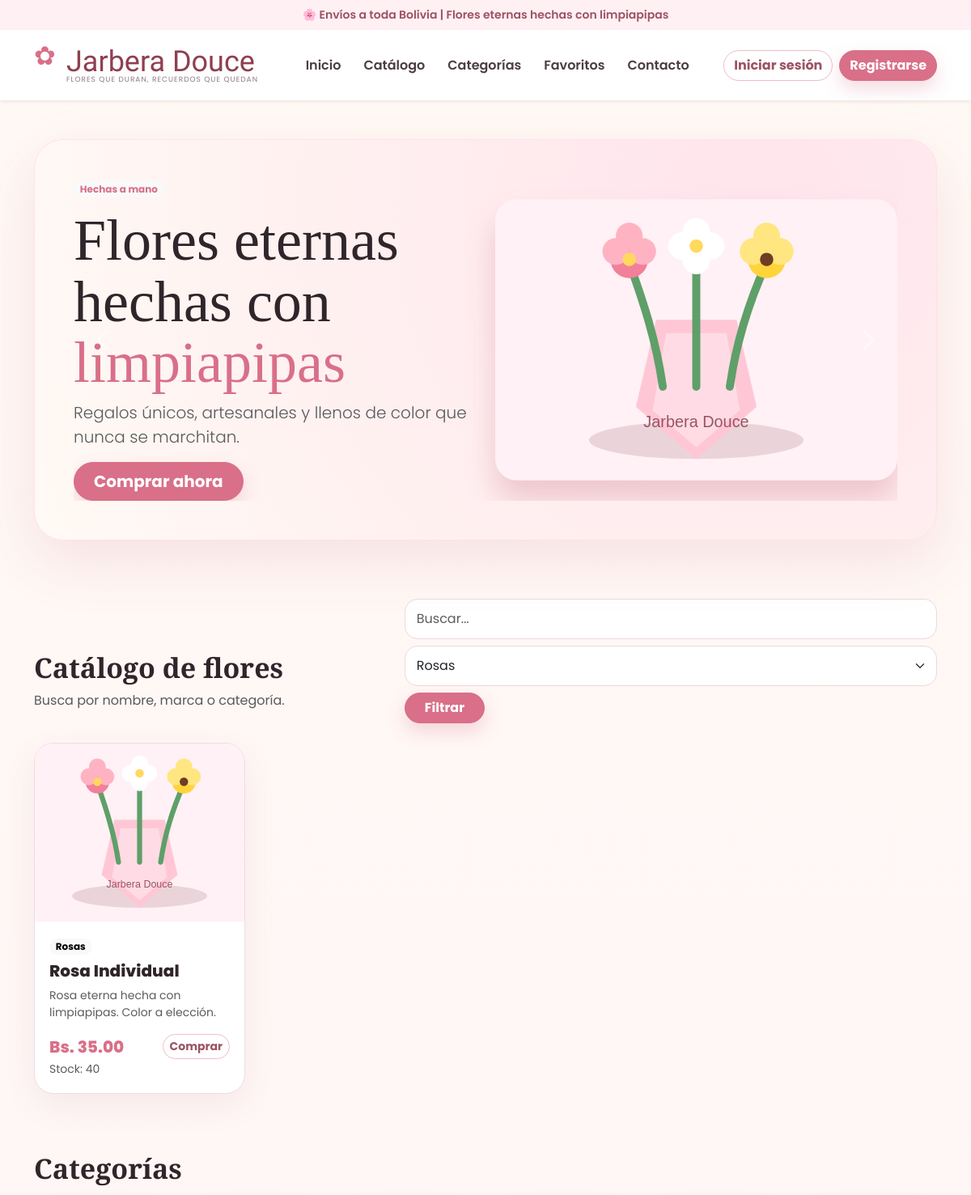
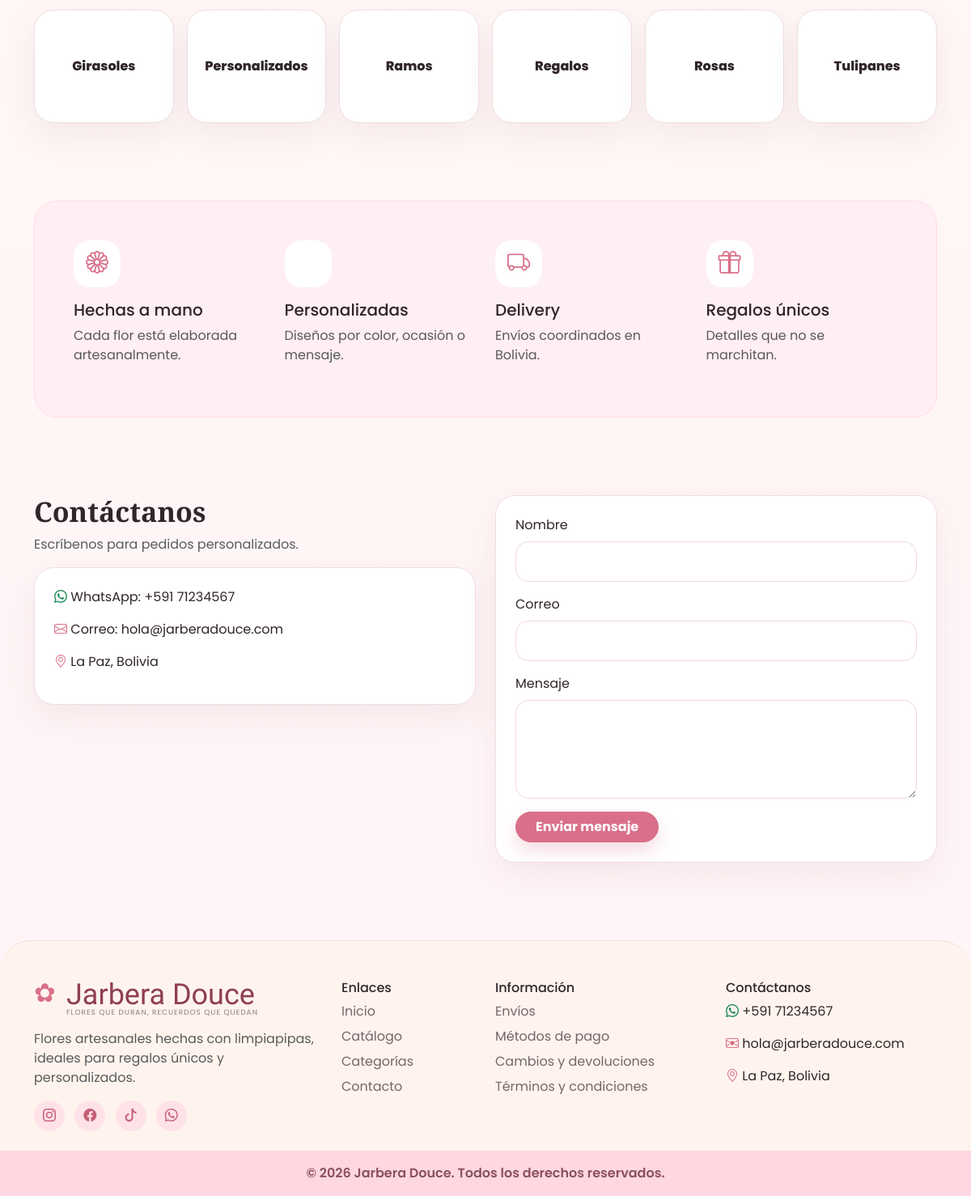
/index.php?categoria=2, run on the app's committed database (2 pictures, top to bottom).
### tables this page shows
CREATE TABLE productos (
    id_producto INT AUTO_INCREMENT PRIMARY KEY,
    id_categoria INT NOT NULL,
    nombre VARCHAR(120) NOT NULL,
    marca VARCHAR(100) NOT NULL DEFAULT 'Jarbera Douce',
    descripcion TEXT NULL,
    precio DECIMAL(10,2) NOT NULL,
    stock INT NOT NULL DEFAULT 0,
    imagen VARCHAR(255) DEFAULT 'assets/img/default.svg',
    destacado TINYINT(1) NOT NULL DEFAULT 0,
    estado TINYINT(1) NOT NULL DEFAULT 1,
    FOREIGN KEY (id_categoria) REFERENCES categorias(id_categoria)
        ON UPDATE CASCADE ON DELETE RESTRICT
);

CREATE TABLE categorias (
    id_categoria INT AUTO_INCREMENT PRIMARY KEY,
    nombre_categoria VARCHAR(100) NOT NULL,
    descripcion TEXT NULL
);

### config/conexion.php (called while the page is built, shortened)
<?php
function e($valor) {
    return htmlspecialchars((string)$valor, ENT_QUOTES, 'UTF-8');
}
function url($ruta = '') {
    return APP_URL . '/' . ltrim($ruta, '/');
}
function estaLogueado() {
    return isset($_SESSION['usuario']);
}
function esCliente() {
    return estaLogueado() && $_SESSION['usuario']['rol'] === 'cliente';
}
?>

### index.php (the view, shortened to what this page needs)
<?php
require_once __DIR__ . '/config/conexion.php';
$buscar = trim($_GET['buscar'] ?? '');
$id_categoria = (int)($_GET['categoria'] ?? 0);
$categorias = $conexion->query("SELECT * FROM categorias ORDER BY nombre_categoria")->fetch_all(MYSQLI_ASSOC);
$sql = "SELECT p.*, c.nombre_categoria
        FROM productos p
        INNER JOIN categorias c ON p.id_categoria = c.id_categoria
        WHERE p.estado = 1";
$params = [];
$tipos = '';
if ($id_categoria > 0) {
    $sql .= " AND p.id_categoria = ?";
    $params[] = $id_categoria;
    $tipos .= 'i';
}
$sql .= " ORDER BY p.destacado DESC, p.nombre ASC";
$stmt = $conexion->prepare($sql);
if ($params) {
    $stmt->bind_param($tipos, ...$params);
}
$stmt->execute();
$productos = $stmt->get_result()->fetch_all(MYSQLI_ASSOC);
include __DIR__ . '/includes/header.php';
?>
<section class="container py-5">
    <div id="sliderPrincipal" class="carousel slide hero-card p-4 p-lg-5" data-bs-ride="carousel">
        <div class="carousel-inner">
            <div class="carousel-item active">
                <div class="row align-items-center g-4">
                    <div class="col-lg-6">
                        <span class="badge rounded-pill bg-light text-rose mb-3">Hechas a mano</span>
                        <h1 class="hero-title">Flores eternas hechas con <span>limpiapipas</span></h1>
                        <p class="lead text-muted">
                            Regalos únicos, artesanales y llenos de color que nunca se marchitan.
                        </p>
                        <a href="#catalogo" class="btn btn-rose btn-lg rounded-pill px-4">
                            Comprar ahora
                        </a>
                    </div>
                    <div class="col-lg-6 text-center">
                        <img src="<?= url('assets/img/default.svg') ?>" class="hero-img" alt="Flores de limpiapipas">
                    </div>
                </div>
            </div>
        </div>
        <button class="carousel-control-prev" type="button" data-bs-target="#sliderPrincipal" data-bs-slide="prev">
            <span class="carousel-control-prev-icon"></span>
        </button>
        <button class="carousel-control-next" type="button" data-bs-target="#sliderPrincipal" data-bs-slide="next">
            <span class="carousel-control-next-icon"></span>
        </button>
    </div>
</section>
<section id="catalogo" class="container py-4">
    <div class="d-flex justify-content-between align-items-end flex-wrap gap-3 mb-4">
        <div>
            <h2 class="section-title">Catálogo de flores</h2>
            <p class="text-muted">Busca por nombre, marca o categoría.</p>
        </div>
        <form method="get" class="d-flex flex-wrap gap-2">
            <input type="search" name="buscar" class="form-control" placeholder="Buscar..." value="<?= e($buscar) ?>">
            <select name="categoria" class="form-select">
                <?php foreach ($categorias as $cat): ?>
                    <option value="<?= $cat['id_categoria'] ?>" <?= $id_categoria == $cat['id_categoria'] ? 'selected' : '' ?>>
                        <?= e($cat['nombre_categoria']) ?>
                    </option>
                <?php endforeach; ?>
            </select>
            <button class="btn btn-rose rounded-pill px-4">Filtrar</button>
        </form>
    </div>
    <div class="row g-4">
        <?php foreach ($productos as $producto): ?>
            <div class="col-md-6 col-lg-4 col-xl-3">
                <div class="product-card h-100 position-relative">
                    <img src="<?= url($producto['imagen']) ?>" class="product-img" alt="<?= e($producto['nombre']) ?>">
                    <div class="product-body">
                        <span class="badge text-bg-light rounded-pill mb-2"><?= e($producto['nombre_categoria']) ?></span>
                        <h5 class="product-title"><?= e($producto['nombre']) ?></h5>
                        <p class="text-muted small"><?= e($producto['descripcion']) ?></p>
                        <div class="d-flex justify-content-between align-items-center">
                            <span class="product-price">Bs. <?= number_format($producto['precio'], 2) ?></span>
                            <?php if (esCliente()): ?>
                                <form method="post" action="<?= url('carrito_accion.php') ?>">
                                    <input type="hidden" name="accion" value="agregar">
                                    <input type="hidden" name="id_producto" value="<?= $producto['id_producto'] ?>">
                                    <button class="icon-btn"><i class="bi bi-plus-lg"></i></button>
                                </form>
                            <?php elseif (!estaLogueado()): ?>
                                <a href="<?= url('auth/login.php') ?>" class="btn btn-sm btn-outline-rose rounded-pill">Comprar</a>
                            <?php endif; ?>
                        </div>
                        <small class="text-muted">Stock: <?= (int)$producto['stock'] ?></small>
                    </div>
                </div>
            </div>
        <?php endforeach; ?>
    </div>
</section>
<section id="categorias" class="container py-5">
    <h2 class="section-title mb-4">Categorías</h2>
    <div class="row g-3">
        <?php foreach ($categorias as $cat): ?>
            <div class="col-6 col-md-4 col-lg-2">
                <a class="category-card text-center" href="<?= url('index.php?categoria=' . $cat['id_categoria'] . '#catalogo') ?>">
                    <?= e($cat['nombre_categoria']) ?>
                </a>
            </div>
        <?php endforeach; ?>
    </div>
</section>
<section class="container py-5">
    <div class="benefits p-4 p-lg-5">
        <div class="row g-4">
            <div class="col-md-3">
                <div class="benefit-icon mb-3"><i class="bi bi-flower1"></i></div>
                <h5>Hechas a mano</h5>
                <p class="text-muted">Cada flor está elaborada artesanalmente.</p>
            </div>
            <div class="col-md-3">
                <div class="benefit-icon mb-3"><i class="bi bi-pencil-heart"></i></div>
                <h5>Personalizadas</h5>
                <p class="text-muted">Diseños por color, ocasión o mensaje.</p>
            </div>
            <div class="col-md-3">
                <div class="benefit-icon mb-3"><i class="bi bi-truck"></i></div>
                <h5>Delivery</h5>
                <p class="text-muted">Envíos coordinados en Bolivia.</p>
            </div>
            <div class="col-md-3">
                <div class="benefit-icon mb-3"><i class="bi bi-gift"></i></div>
                <h5>Regalos únicos</h5>
                <p class="text-muted">Detalles que no se marchitan.</p>
            </div>
        </div>
    </div>
</section>
<section id="contacto" class="container py-5">
    <div class="row g-4">
        <div class="col-lg-6">
            <h2 class="section-title">Contáctanos</h2>
            <p class="text-muted">Escríbenos para pedidos personalizados.</p>
            <div class="soft-card p-4">
                <p><i class="bi bi-whatsapp text-success"></i> WhatsApp: +591 71234567</p>
                <p><i class="bi bi-envelope text-rose"></i> Correo: hola@jarberadouce.com</p>
                <p><i class="bi bi-geo-alt text-rose"></i> La Paz, Bolivia</p>
            </div>
        </div>
        <div class="col-lg-6">
            <form class="soft-card p-4 needs-validation" novalidate onsubmit="return false;">
                <div class="mb-3">
                    <label class="form-label">Nombre</label>
                    <input class="form-control" required>
                </div>
                <div class="mb-3">
                    <label class="form-label">Correo</label>
                    <input type="email" class="form-control" required>
                </div>
                <div class="mb-3">
                    <label class="form-label">Mensaje</label>
                    <textarea class="form-control" rows="4" required></textarea>
                </div>
                <button class="btn btn-rose rounded-pill px-4">Enviar mensaje</button>
            </form>
        </div>
    </div>
</section>
<?php include __DIR__ . '/includes/footer.php'; ?>

### assets/css/styles.css (style rules this page uses)
:root { --rose:#d96f88; --rose-dark:#b94f68; --rose-soft:#ffe4ea; --cream:#fffaf4; --ink:#30252a; }
body { font-family:'Poppins',sans-serif; background:linear-gradient(180deg,#fff9f4,#fff4f7); color:var(--ink); }
.btn-rose { background:var(--rose); border-color:var(--rose); color:white; font-weight:700; box-shadow:0 10px 22px rgba(217,111,136,.25); }
.btn-outline-rose { border:1px solid #efbcc8; color:#9b5364; font-weight:700; background:white; }
.text-rose { color:var(--rose)!important; }
.hero-card { border-radius:36px; background:radial-gradient(circle at 80% 20%,#ffe4ec,#fffaf4); box-shadow:0 25px 70px rgba(185,79,104,.13); border:1px solid #ffe1e8; overflow:hidden; }
.hero-title { font-family:'Playfair Display',serif; font-size:clamp(42px,6vw,76px); line-height:1.05; }
.hero-title span { color:var(--rose); }
.hero-img { width:100%; max-height:430px; object-fit:contain; filter:drop-shadow(0 25px 18px rgba(178,72,95,.23)); }
.section-title { font-family:'Playfair Display',serif; font-weight:700; font-size:34px; }
.product-card, .soft-card, .category-card, .table-card, .auth-card { background:white; border:1px solid #f1dce2; border-radius:24px; box-shadow:0 15px 40px rgba(130,80,92,.08); }
.product-card { overflow:hidden; transition:.25s; }
.product-img { height:220px; width:100%; object-fit:cover; background:#fff2f5; }
.product-body { padding:18px; }
.product-title { font-weight:800; }
.product-price { color:var(--rose); font-size:20px; font-weight:800; }
.category-card { text-decoration:none; color:var(--ink); height:140px; display:flex; align-items:center; justify-content:center; font-weight:800; transition:.25s; }
.benefits { background:#ffeef3; border-radius:28px; border:1px solid #ffdce5; }
.benefit-icon { width:58px; height:58px; display:grid; place-items:center; background:white; border-radius:20px; color:var(--rose); font-size:28px; }
.form-control, .form-select { border-radius:16px; border-color:#efd7dd; padding:12px 14px; }

### data on the page
productos: imagen (placeholder picture), id_categoria.nombre_categoria "Rosas", nombre "Rosa Individual", descripcion "Rosa eterna hecha con limpiapipas. Color a elección.", precio "35.00", stock "40"
categorias: nombre_categoria "Girasoles"
categorias: nombre_categoria "Personalizados"
categorias: nombre_categoria "Ramos"
categorias: nombre_categoria "Regalos"
categorias: nombre_categoria "Rosas"
categorias: nombre_categoria "Tulipanes"

### other printed values
form field categoria "Rosas"
